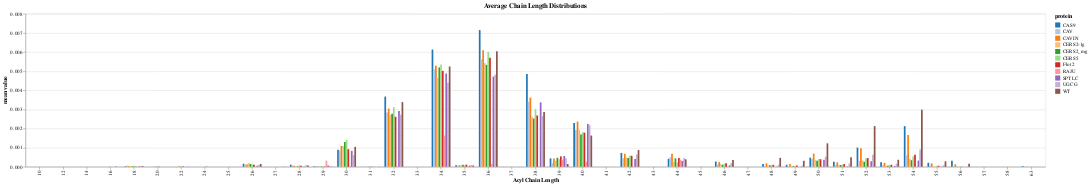

The notebook cell this image was saved under:
### Code cell
click = alt.selection_point(fields=['protein'])

grouped = alt.Chart(ptns_long).mark_bar().encode(
    x='Acyl Chain Length:O',
    xOffset='protein',
    y=alt.Y('value:Q').title('mean value'),
    color= alt.condition(click, alt.Color('protein:N').scale(scheme='category20'), alt.value('lightgray')),
    tooltip=['Acyl Chain Length', 'protein', 'value']
).properties(
    width=3000,
    title="Average Chain Length Distributions"
).add_params(
    click
)

grouped

### Figure 1 — Vega-Lite specification as saved in the notebook (floating-point values rounded to 4 significant figures; data arrays with more than 128 entries replaced by an {"elided": "..."} marker saying what was removed)
{"config": {"view": {"continuousWidth": 300, "continuousHeight": 300}}, "data": {"name": "data-244def8ddb53f8ffd980d191b6a9f0e9"}, "mark": {"type": "bar"}, "encoding": {"color": {"condition": {"param": "param_7", "field": "protein", "scale": {"scheme": "category20"}, "type": "nominal"}, "value": "lightgray"}, "tooltip": [{"field": "Acyl Chain Length", "type": "quantitative"}, {"field": "protein", "type": "nominal"}, {"field": "value", "type": "quantitative"}], "x": {"field": "Acyl Chain Length", "type": "ordinal"}, "xOffset": {"field": "protein", "type": "nominal"}, "y": {"field": "value", "title": "mean value", "type": "quantitative"}}, "params": [{"name": "param_7", "select": {"type": "point", "fields": ["protein"]}}], "title": "Average Chain Length Distributions", "width": 3000, "$schema": "https://vega.github.io/schema/vega-lite/v5.16.3.json", "datasets": {"data-244def8ddb53f8ffd980d191b6a9f0e9": {"elided": "473 records"}}}
